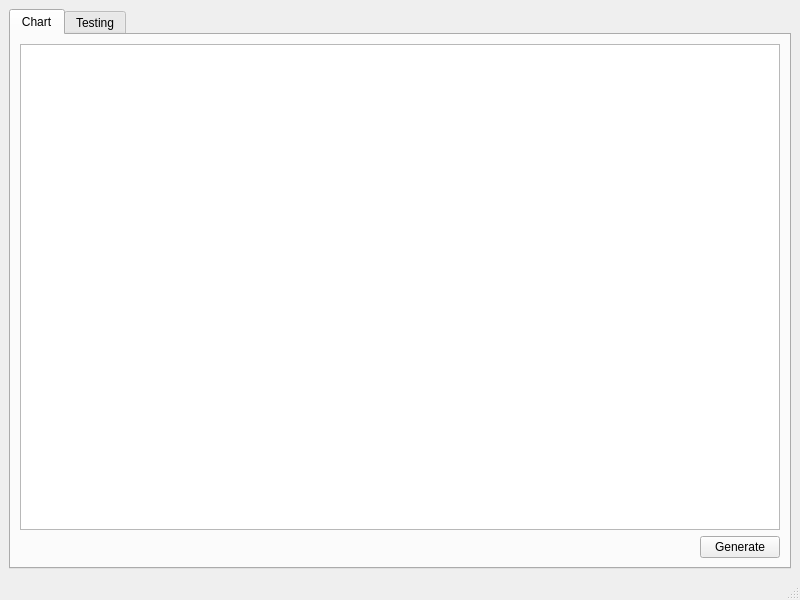
<?xml version="1.0" encoding="UTF-8"?>
<ui version="4.0">
 <class>MainWindow</class>
 <widget class="QMainWindow" name="MainWindow">
  <property name="geometry">
   <rect>
    <x>0</x>
    <y>0</y>
    <width>800</width>
    <height>600</height>
   </rect>
  </property>
  <property name="windowTitle">
   <string>Random Values</string>
  </property>
  <widget class="QWidget" name="centralwidget">
   <layout class="QGridLayout" name="gridLayout">
    <item row="0" column="0">
     <widget class="QTabWidget" name="tabWidget">
      <property name="currentIndex">
       <number>0</number>
      </property>
      <widget class="QWidget" name="tab">
       <attribute name="title">
        <string>Chart</string>
       </attribute>
       <layout class="QGridLayout" name="gridLayout_4">
        <item row="1" column="1">
         <widget class="QPushButton" name="pushButtonGenerate">
          <property name="text">
           <string>Generate</string>
          </property>
         </widget>
        </item>
        <item row="1" column="0">
         <spacer name="horizontalSpacer">
          <property name="orientation">
           <enum>Qt::Horizontal</enum>
          </property>
          <property name="sizeHint" stdset="0">
           <size>
            <width>40</width>
            <height>20</height>
           </size>
          </property>
         </spacer>
        </item>
        <item row="0" column="0" colspan="2">
         <widget class="QChartView" name="chartView"/>
        </item>
       </layout>
      </widget>
      <widget class="QWidget" name="tab_2">
       <attribute name="title">
        <string>Testing</string>
       </attribute>
       <layout class="QGridLayout" name="gridLayout_3">
        <item row="0" column="0">
         <widget class="QGroupBox" name="groupBox">
          <property name="title">
           <string>Thread Testing</string>
          </property>
          <widget class="QWidget" name="gridLayoutWidget">
           <property name="geometry">
            <rect>
             <x>20</x>
             <y>30</y>
             <width>291</width>
             <height>161</height>
            </rect>
           </property>
           <layout class="QGridLayout" name="gridLayout_2">
            <item row="1" column="1">
             <widget class="QPushButton" name="pushButtonStop">
              <property name="text">
               <string>Stop</string>
              </property>
             </widget>
            </item>
            <item row="0" column="1">
             <widget class="QPushButton" name="pushButtonStart">
              <property name="text">
               <string>Start</string>
              </property>
             </widget>
            </item>
            <item row="0" column="0" rowspan="2">
             <widget class="QPushButton" name="pushButtonLight">
              <property name="enabled">
               <bool>false</bool>
              </property>
              <property name="sizePolicy">
               <sizepolicy hsizetype="Minimum" vsizetype="MinimumExpanding">
                <horstretch>0</horstretch>
                <verstretch>0</verstretch>
               </sizepolicy>
              </property>
              <property name="text">
               <string/>
              </property>
             </widget>
            </item>
           </layout>
          </widget>
         </widget>
        </item>
       </layout>
      </widget>
     </widget>
    </item>
   </layout>
  </widget>
  <widget class="QMenuBar" name="menubar">
   <property name="geometry">
    <rect>
     <x>0</x>
     <y>0</y>
     <width>800</width>
     <height>22</height>
    </rect>
   </property>
  </widget>
  <widget class="QStatusBar" name="statusbar"/>
 </widget>
 <customwidgets>
  <customwidget>
   <class>QChartView</class>
   <extends>QGraphicsView</extends>
   <header>QtCharts</header>
  </customwidget>
 </customwidgets>
 <resources/>
 <connections/>
</ui>
